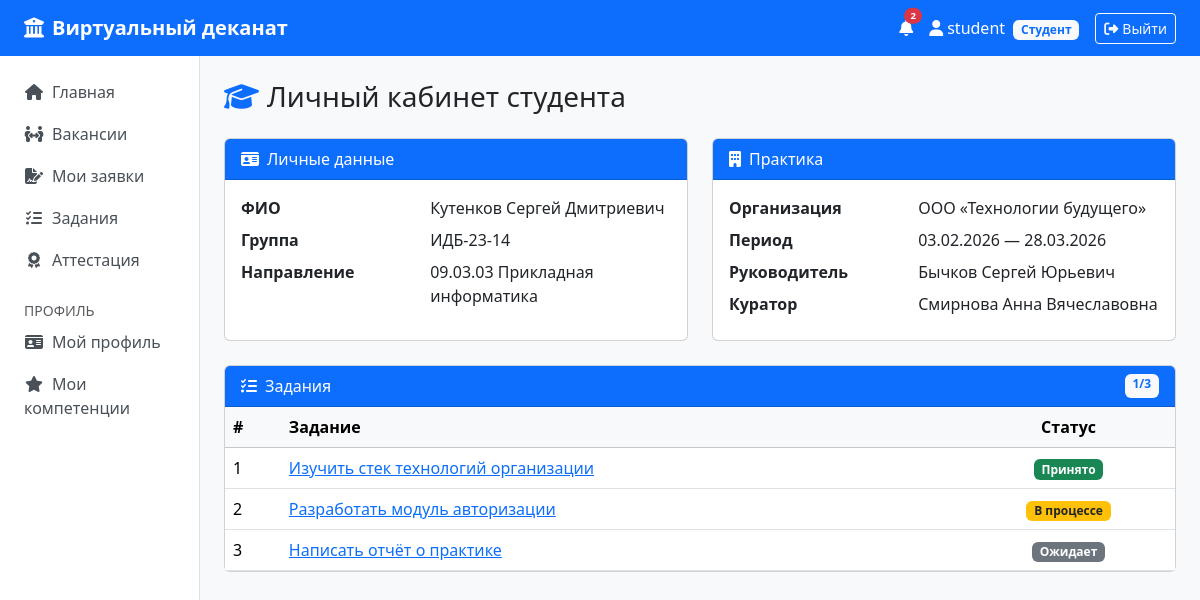
The app's page /dashboard (signed in) with its own data.
### models.py (models this page shows, shortened)
class User(UserMixin, db.Model):
    __tablename__ = "users"
    id        = db.Column(db.Integer, primary_key=True)
    login     = db.Column(db.String(64), unique=True, nullable=False)
    password  = db.Column(db.String(256), nullable=False)
    role      = db.Column(db.String(32), nullable=False)
    is_active = db.Column(db.Boolean, nullable=False, default=True)
    student = db.relationship("Student", backref="user", uselist=False)
    teacher = db.relationship("Teacher", backref="user", uselist=False)
    curator = db.relationship("Curator", backref="user", uselist=False)
    notifications = db.relationship("Notification", backref="user", lazy="dynamic",
                                     order_by="Notification.created_at.desc()")
    @property
    def unread_count(self):
        return self.notifications.filter_by(is_read=False).count()

class Student(db.Model):
    __tablename__ = "students"
    id               = db.Column(db.Integer, primary_key=True)
    user_id          = db.Column(db.Integer, db.ForeignKey("users.id"), unique=True)
    last_name        = db.Column(db.String(64), nullable=False)
    first_name       = db.Column(db.String(64), nullable=False)
    middle_name      = db.Column(db.String(64))
    group_name       = db.Column(db.String(64), nullable=False)
    specialty        = db.Column(db.String(256))
    email            = db.Column(db.String(255))
    average_grade    = db.Column(db.Numeric(3, 2))
    kafedra_id       = db.Column(db.Integer, db.ForeignKey("kafedras.id"))
    internship_start = db.Column(db.Date)
    internship_end   = db.Column(db.Date)
    organization_id  = db.Column(db.Integer, db.ForeignKey("organizations.id"))
    teacher_id       = db.Column(db.Integer, db.ForeignKey("teachers.id"))
    curator_id       = db.Column(db.Integer, db.ForeignKey("curators.id"))
    tasks          = db.relationship("Task", backref="student", lazy="dynamic")
    kompetencii    = db.relationship("StudentKompetenciya", backref="student", cascade="all, delete-orphan")
    applications   = db.relationship("Application", backref="student", lazy="dynamic")
    @property
    def full_name(self):
        parts = [self.last_name, self.first_name]
        if self.middle_name: parts.append(self.middle_name)
        return " ".join(parts)
    @property
    def tasks_done(self): return self.tasks.filter_by(status="accepted").count()
    @property
    def tasks_total(self): return self.tasks.count()

class Organization(db.Model):
    __tablename__ = "organizations"
    id        = db.Column(db.Integer, primary_key=True)
    name      = db.Column(db.String(256), nullable=False)
    yur_adres = db.Column(db.String(255))
    students  = db.relationship("Student", backref="organization")
    curators  = db.relationship("Curator", backref="organization")
    vacancies = db.relationship("Vacancy", backref="organization")

class Teacher(db.Model):
    __tablename__ = "teachers"
    id          = db.Column(db.Integer, primary_key=True)
    user_id     = db.Column(db.Integer, db.ForeignKey("users.id"), unique=True)
    last_name   = db.Column(db.String(64), nullable=False)
    first_name  = db.Column(db.String(64), nullable=False)
    middle_name = db.Column(db.String(64))
    position    = db.Column(db.String(100))
    email       = db.Column(db.String(100))
    kafedra_id  = db.Column(db.Integer, db.ForeignKey("kafedras.id"))
    students    = db.relationship("Student", backref="teacher")
    practices   = db.relationship("Practice", backref="teacher")
    @property
    def full_name(self):
        parts = [self.last_name, self.first_name]
        if self.middle_name: parts.append(self.middle_name)
        return " ".join(parts)

class Curator(db.Model):
    __tablename__ = "curators"
    id              = db.Column(db.Integer, primary_key=True)
    user_id         = db.Column(db.Integer, db.ForeignKey("users.id"), unique=True)
    last_name       = db.Column(db.String(64), nullable=False)
    first_name      = db.Column(db.String(64), nullable=False)
    middle_name     = db.Column(db.String(64))
    position        = db.Column(db.String(100))
    email           = db.Column(db.String(100))
    organization_id = db.Column(db.Integer, db.ForeignKey("organizations.id"))
    students = db.relationship("Student", backref="curator")
    @property
    def full_name(self):
        parts = [self.last_name, self.first_name]
        if self.middle_name: parts.append(self.middle_name)
        return " ".join(parts)

class Task(db.Model):
    __tablename__ = "tasks"
    id          = db.Column(db.Integer, primary_key=True)
    student_id  = db.Column(db.Integer, db.ForeignKey("students.id"))
    practice_id = db.Column(db.Integer, db.ForeignKey("practices.id"))
    title       = db.Column(db.String(256), nullable=False)
    description = db.Column(db.Text)
    status      = db.Column(db.String(32), nullable=False, default="pending")
    created_at  = db.Column(db.DateTime, default=datetime.utcnow)
    due_date    = db.Column(db.Date)
    executions = db.relationship("Execution", backref="task", cascade="all, delete-orphan",
                                  order_by="Execution.submitted_at.desc()")
    comments   = db.relationship("TaskComment", backref="task", cascade="all, delete-orphan",
                                  order_by="TaskComment.created_at")

### dashboard/routes.py (the view, shortened to what this page needs)
@bp.route("/dashboard")
@login_required
def index():
    role = current_user.role
    if role == "student":
        student = current_user.student
        accepted_practice = None
        if student:
            dist = Distribution.query.filter_by(student_id=student.id).order_by(Distribution.created_at.desc()).first()
            if dist and dist.vacancy and dist.vacancy.practice:
                accepted_practice = dist.vacancy.practice
        return render_template("dashboard/student.html", student=student, accepted_practice=accepted_practice)

### templates/dashboard/student.html (shortened to what this page needs)
{% extends 'base.html' %}
{% block content %}
<h3 class="mb-4"><i class="fa-solid fa-graduation-cap text-primary me-2"></i>Личный кабинет студента</h3>
{% if not student %}
  <div class="alert alert-warning">Профиль студента не заполнен. Обратитесь в деканат.</div>
{% else %}
<div class="row g-4 mb-4">
  <div class="col-md-6">
    <div class="card h-100"><div class="card-header bg-primary text-white"><i class="fa-solid fa-id-card me-2"></i>Личные данные</div>
      <div class="card-body">
        <dl class="row mb-0">
          <dt class="col-sm-5">ФИО</dt><dd class="col-sm-7">{{ student.full_name }}</dd>
          <dt class="col-sm-5">Группа</dt><dd class="col-sm-7">{{ student.group_name }}</dd>
          <dt class="col-sm-5">Направление</dt><dd class="col-sm-7">{{ student.specialty or '—' }}</dd>
        </dl>
      </div>
    </div>
  </div>
  <div class="col-md-6">
    <div class="card h-100"><div class="card-header bg-primary text-white"><i class="fa-solid fa-building me-2"></i>Практика</div>
      <div class="card-body">
        <dl class="row mb-0">
          <dt class="col-sm-5">Организация</dt><dd class="col-sm-7">{{ student.organization.name if student.organization else '—' }}</dd>
          <dt class="col-sm-5">Период</dt><dd class="col-sm-7">{% if student.internship_start %}{{ student.internship_start.strftime('%d.%m.%Y') }} — {{ student.internship_end.strftime('%d.%m.%Y') }}{% else %}—{% endif %}</dd>
          <dt class="col-sm-5">Руководитель</dt><dd class="col-sm-7">{{ student.teacher.full_name if student.teacher else '—' }}</dd>
          <dt class="col-sm-5">Куратор</dt><dd class="col-sm-7">{{ student.curator.full_name if student.curator else '—' }}</dd>
        </dl>
      </div>
    </div>
  </div>
</div>
<div class="card">
  <div class="card-header bg-primary text-white d-flex justify-content-between"><span><i class="fa-solid fa-list-check me-2"></i>Задания</span><span class="badge bg-light text-primary">{{ student.tasks_done }}/{{ student.tasks_total }}</span></div>
  <div class="card-body p-0">
    {% set all_tasks = student.tasks.all() %}
    {% if all_tasks %}
    <table class="table table-hover mb-0"><thead class="table-light"><tr><th>#</th><th>Задание</th><th class="text-center">Статус</th></tr></thead>
      <tbody>{% for task in all_tasks %}<tr>
        <td>{{ loop.index }}</td><td><a href="{{ url_for('execution.task_view', tid=task.id) }}">{{ task.title }}</a></td>
        <td class="text-center">
          {% if task.status == 'accepted' %}<span class="badge bg-success">Принято</span>
          {% elif task.status == 'submitted' %}<span class="badge bg-info">На проверке</span>
          {% elif task.status == 'in_progress' %}<span class="badge bg-warning text-dark">В процессе</span>
          {% elif task.status == 'rejected' %}<span class="badge bg-danger">Отклонено</span>
          {% else %}<span class="badge bg-secondary">Ожидает</span>{% endif %}
        </td></tr>{% endfor %}</tbody></table>
    {% else %}<p class="text-muted p-3 mb-0">Задания не назначены.</p>{% endif %}
  </div>
</div>
{% endif %}
{% endblock %}

### templates/base.html (shortened to what this page needs)
<!doctype html>
<html lang="ru">
<head>
  <link rel="stylesheet" href="https://cdn.jsdelivr.net/npm/bootstrap@5.3.3/dist/css/bootstrap.min.css">
  <link rel="stylesheet" href="https://cdnjs.cloudflare.com/ajax/libs/font-awesome/6.5.0/css/all.min.css">
</head>
<body>
{% if current_user.is_authenticated %}
<nav class="navbar navbar-expand-lg navbar-dark bg-primary mb-0">
  <div class="container-fluid px-4">
    <a class="navbar-brand" href="{{ url_for('dashboard.index') }}">
      <i class="fa-solid fa-university me-2"></i>Виртуальный деканат
    </a>
    <div class="ms-auto d-flex align-items-center gap-3">
      <a href="{{ url_for('profile.notifications') }}" class="text-white text-decoration-none position-relative">
        <i class="fa-solid fa-bell"></i>
        {% if current_user.unread_count > 0 %}
        <span class="position-absolute top-0 start-100 translate-middle badge rounded-pill bg-danger" style="font-size:.6rem">
          {{ current_user.unread_count }}
        </span>
        {% endif %}
      </a>
      <a href="{{ url_for('profile.index') }}" class="text-white text-decoration-none">
        <i class="fa-solid fa-user me-1"></i>{{ current_user.login }}
        {% set role_labels = {'student': 'Студент', 'curator': 'Куратор', 'teacher': 'Преподаватель', 'admin': 'Администратор'} %}
        <span class="badge bg-light text-primary role-badge ms-1">{{ role_labels.get(current_user.role, current_user.role) }}</span>
      </a>
      <a href="{{ url_for('auth.logout') }}" class="btn btn-outline-light btn-sm">
        <i class="fa-solid fa-right-from-bracket me-1"></i>Выйти
      </a>
    </div>
  </div>
</nav>
<div class="container-fluid">
  <div class="row">
    <nav class="col-md-2 bg-white sidebar border-end py-3 px-2">
      <ul class="nav flex-column">
        <li class="nav-item"><a class="nav-link" href="{{ url_for('dashboard.index') }}"><i class="fa-solid fa-house me-2"></i>Главная</a></li>
        <li class="nav-item"><a class="nav-link" href="{{ url_for('distribution.index') }}"><i class="fa-solid fa-people-arrows me-2"></i>Вакансии</a></li>
        {% if current_user.role == 'student' %}
        <li class="nav-item"><a class="nav-link" href="{{ url_for('distribution.my_applications') }}"><i class="fa-solid fa-file-signature me-2"></i>Мои заявки</a></li>
        {% endif %}
        <li class="nav-item"><a class="nav-link" href="{{ url_for('execution.index') }}"><i class="fa-solid fa-list-check me-2"></i>Задания</a></li>
        <li class="nav-item"><a class="nav-link" href="{{ url_for('attestation.index') }}"><i class="fa-solid fa-award me-2"></i>Аттестация</a></li>
        <li class="nav-item mt-3"><small class="text-muted px-3">ПРОФИЛЬ</small></li>
        <li class="nav-item"><a class="nav-link" href="{{ url_for('profile.index') }}"><i class="fa-solid fa-id-card me-2"></i>Мой профиль</a></li>
        {% if current_user.role == 'student' %}
        <li class="nav-item"><a class="nav-link" href="{{ url_for('profile.competencies') }}"><i class="fa-solid fa-star me-2"></i>Мои компетенции</a></li>
        {% endif %}
      </ul>
    </nav>
    <main class="col-md-10 py-4 px-4">
      {% block content %}{% endblock %}
    </main>
  </div>
</div>
{% endif %}
</body>
</html>

### templates/base.html (style rules this page uses)
body { background-color: #f8f9fa; }
.navbar-brand { font-weight: 600; }
.role-badge { font-size: .75rem; }
.sidebar { min-height: calc(100vh - 72px); }
.sidebar .nav-link { color: #495057; border-radius: .375rem; margin-bottom: 2px; }
.sidebar .nav-link i { width: 20px; text-align: center; }

### records on screen
User: login "student", get "Студент"
Student: full_name "Кутенков Сергей Дмитриевич", group_name "ИДБ-23-14", specialty "09.03.03 Прикладная информатика", internship_start "03.02.2026", internship_end "28.03.2026"
Organization: organization "ООО «Технологии будущего»"
Teacher: teacher "Бычков Сергей Юрьевич"
Curator: curator "Смирнова Анна Вячеславовна"
Task: title "Изучить стек технологий организации", status "Принято"
Task: title "Разработать модуль авторизации", status "В процессе"
Task: title "Написать отчёт о практике", status "Ожидает"

### other values on screen
{{ current_user.unread_count }} "2"
{{ student.tasks_done }} "1"
{{ student.tasks_total }} "3"
